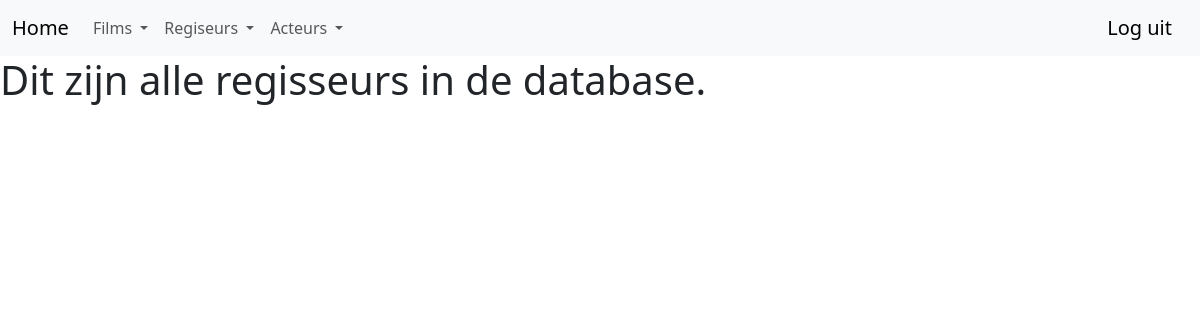
The page /listregisseurs (signed in) on the database as committed earlier.
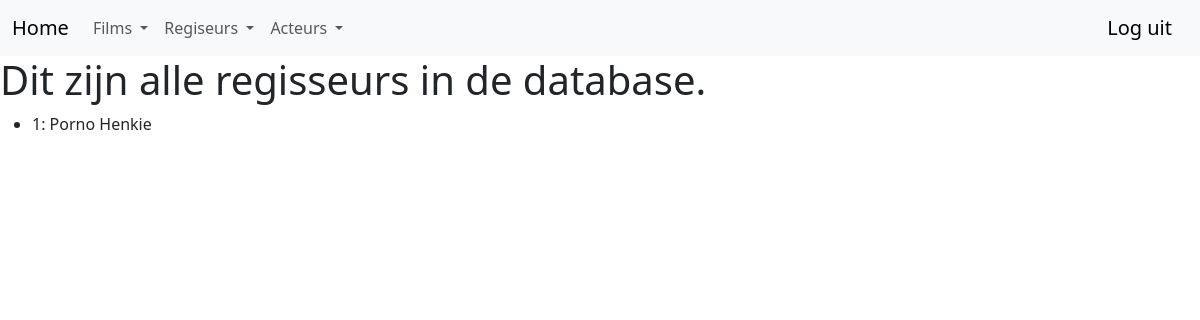
The same page on the database as committed later.
### myproject/models.py (models this page shows, shortened)
class Regisseur(db.Model):
    __tablename__ = 'regisseur'
    id = db.Column(db.Integer,primary_key=True,autoincrement=True)
    voornaam = db.Column(db.Text)
    achternaam = db.Column(db.Text)
    def __repr__(self):
        return f"{self.id}: {self.voornaam} {self.achternaam}"

### app.py (the view)
@app.route('/listregisseurs')
def list_regisseurs():
    regisseurs = Regisseur.query.all()
    return render_template('listregisseurs.html', regisseurs = regisseurs)

### myproject/models.py (called while the page is built)
@login_manager.user_loader
def load_user(user_id):
    return User.query.get(user_id)

### myproject/templates/listregisseurs.html
{% extends "base.html" %}
{% block content %}
<div class="jumbotron">
  <h1>Dit zijn alle regisseurs in de database.</h1>
  <ul>
    {% for regisseur in regisseurs  %}
    <li>{{regisseur}}</li>
    {% endfor %}
  </ul>
</div>
{% endblock %}

Rows that differ between the two databases and show on the page:
added Regisseur: id+voornaam+achternaam "1: Porno Henkie"
